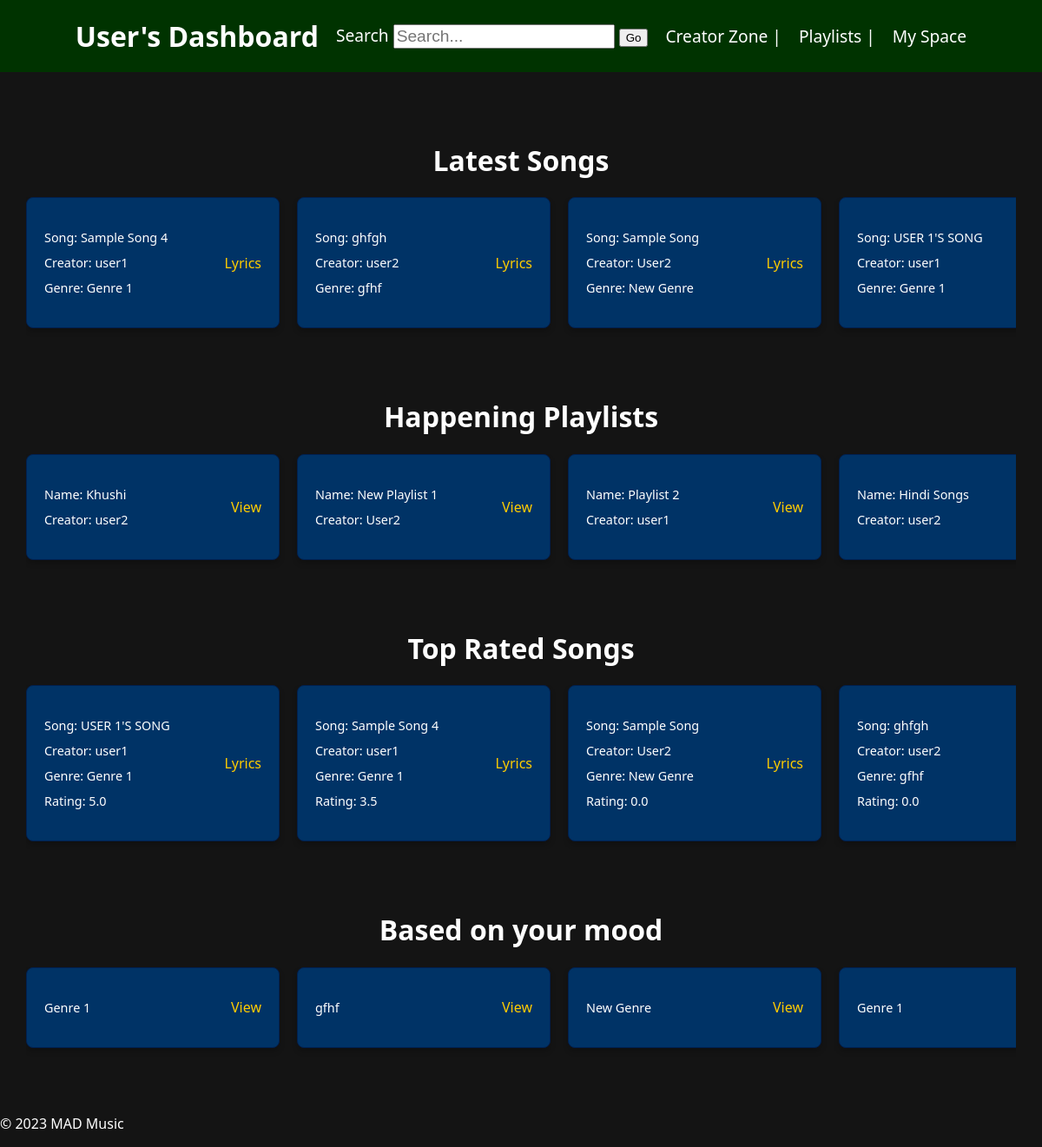
Page /user1/home on the committed database.
### models.py (models this page shows)
class Users(db.Model):
    username = db.Column(db.String(),primary_key=True)
    password = db.Column(db.String(),nullable=False)
    name = db.Column(db.String())
    email = db.Column(db.String())
    contact = db.Column(db.String())
    usertype = db.Column(db.Integer())
    flagged = db.Column(db.Integer())
    nickname = db.Column(db.String())
    songs = db.relationship("Song", backref= 'created_by', cascade = "all, delete")

class Song(db.Model):
    song_id = db.Column(db.Integer(),primary_key=True)
    song_name = db.Column(db.String(),nullable=False)
    creator = db.Column(db.String(),db.ForeignKey('users.username'))
    playlists = db.relationship("Playlist",secondary=association,backref='songs')
    genre = db.Column(db.String(),nullable=False)
    lyrics = db.Column(db.Text(),nullable=False)
    rating= db.Column(db.Float(5))
    reviews=db.Column(db.Integer())
    flagged = db.Column(db.Integer())

class Playlist(db.Model):
    id=db.Column(db.Integer(),primary_key=True)
    Playlist_name = db.Column(db.String(),nullable=False)
    created_by= db.Column(db.String(),db.ForeignKey('song.creator'))
    __table_args__ = (
        db.UniqueConstraint('Playlist_name', 'created_by', name='_playlist_name_created_by_uc'),
    )

### app.py (the view)
@app.route("/<username>/home",methods=["GET","POST"])
def home(username):
    user = Users.query.get(username)
    if user.usertype==2:
        return redirect("/admin")
    if request.method=="POST":
        item = request.form.get("query")
        songs = Song.query.filter(Song.song_name.like('%'+item+'%')).all()
        playlists = Playlist.query.filter(Playlist.Playlist_name.like('%'+item+'%')).all()
        return render_template("search.html",user=user,songs=songs,playlists=playlists,search=item)
    user = Users.query.get(username)
    songs = Song.query.all()
    songs = songs[-5::]
    songs_rating = Song.query.order_by(Song.rating.desc()).limit(5).all()
    songs=songs[::-1]
    playlists=Playlist.query.all()
    playlists=playlists[-4:]
    playlists=playlists[::-1]
    return render_template("home.html",user=user,songs=songs,playlists=playlists,songs_rating=songs_rating)

### templates/home.html (shortened to what this page needs)
<!DOCTYPE html>
<html lang="en">
<head>
    <link rel="stylesheet" href="/static/home1.css">
</head>
<body>
    <div class="header">
        <div class="headerlinks">
            <a href="#" class="headerheading">{{user.nickname}}'s Dashboard</a>
            <form id="form" role="search" class="search" action="/{{user.username}}/home" method="POST">
                <label for="query" class="headerlink">Search</label>
                <input class="search" type="search" name="query" id="query" placeholder="Search..." aria-label="Search through site content">
                <input type="submit" value="Go">
            </form>
            {%if user.usertype==2%}
            <a href="/admin" class="headerlink" >Dashboard |</a>
            {%else%}
            <a href="creator" class="headerlink">Creator Zone |</a>
            {%endif%}
            <a href="/{{user.username}}/playlists" class="headerlink"> Playlists |</a>
            <a href="/{{user.username}}/my_space" class="headerlink"> My Space</a>
        </div>
    </div>
    <div class="content">
    <div class="textcontainer">
        <h1>Latest Songs</h1>
    </div>
    <div class="container">
        <div class="inner_container">
            {% for song in songs %}
            <div class="item">
                <div class="song_container">
                    <div class="details">
                    <ul>
                            <li>Song: {{song.song_name}}</li>
                            <li>Creator: {{song.creator}}</li>
                            <li>Genre: {{song.genre}}</li>
                    </ul>
                    </div>
                        <div class="song">
                            <a href="{{song.song_id}}/read_lyrics">Lyrics</a>
                        </div>
                </div>
            </div>
            {% endfor %}
        </div>
    </div>
    <div class="textcontainer">
        <h1>Happening Playlists</h1>
    </div>
    <div class="container">
        <div class="inner_container">
                {% for playlist in playlists %}
                <div class="item">
                    <div class="song_container">
                        <div class="details">
                        <ul>
                                <li>Name: {{playlist.Playlist_name}}</li>
                                <li>Creator: {{playlist.created_by}}</li>
                        </ul>
                        </div>
                            <div class="song">
                                <a href="/{{user.username}}/{{playlist.id}}/view">View</a>
                            </div>
                    </div>
                </div>
                {% endfor %}
        </div>
    </div>
    <div class="textcontainer">
        <h1>Top Rated Songs</h1>
    </div>
    <div class="container">
        <div class="inner_container">
            {% for song in songs_rating %}
            <div class="item">
                <div class="song_container">
                    <div class="details">
                    <ul>
                            <li>Song: {{song.song_name}}</li>
                            <li>Creator: {{song.creator}}</li>
                            <li>Genre: {{song.genre}}</li>
                            <li>Rating: {{song.rating}}</li>
                    </ul>
                    </div>
                        <div class="song">
                            <a href="{{song.song_id}}/read_lyrics">Lyrics</a>
                        </div>
                </div>
            </div>
            {% endfor %}
    </div>
    </div>
    <div class="textcontainer">
        <h1>Based on your mood</h1>
    </div>
    <div class="container">
        <div class="inner_container">
            {% for song in songs %}
            <div class="item">
                <div class="song_container">
                    <div class="details">
                    <ul>
                            <li>{{song.genre}}</li>
                    </ul>
                    </div>
                        <div class="song">
                            <a href="song.html">View</a>
                        </div>
                </div>
            </div>
            {% endfor %}
    </div>
    </div>
    </div>
    <div class="footer">
        <p>&copy; 2023 MAD Music</p>
    </div>
</body>
</html>

### static/home1.css (style rules this page uses)
body { font-family: 'Segoe UI', Tahoma, Geneva, Verdana, sans-serif; margin: 0; padding: 0; background-color: #141414; color: #ffffff; }
a { text-decoration: none; color: #ffcc00; transition: color 0.3s ease; }
.header { background-color: #003300; color: #ffffff; padding: 20px 0; text-align: center; }
.headerlinks { display: flex; justify-content: center; align-items: center; gap: 20px; }
.headerlink { font-size: 1.2rem; color: #ffffff; transition: color 0.3s ease; }
.headerheading { font-size: 2rem; font-weight: bold; color: #ffffff; text-decoration: none; }
.search { font-size: 1.2rem; color: black; transition: color 0.3s ease; }
.content { padding: 30px; }
.textcontainer { margin-top: 50px; text-align: center; }
.container { display: flex; flex-wrap: wrap; justify-content: space-around; }
.inner_container { display: flex; flex-wrap: nowrap; overflow-x: auto; gap: 20px; }
.item { position: relative; flex: 0 0 auto; width: 250px; background-color: #003366; border: 1px solid #002050; padding: 20px; margin-bottom: 30px; border-radius: 8px; box-shadow: 0 4px 6px rgba(0, 0, 0, 0.2); transition: transform 0.3s ease; }
.song_container { display: flex; justify-content: space-between; align-items: center; }
.details ul { list-style: none; padding: 0; }
.details ul li { margin-bottom: 10px; font-size: 0.9rem; }

### rows in the picture
Users: nickname "User"
Song: song_name "Sample Song 4", creator "user1", genre "Genre 1", rating "3.5"
Song: song_name "ghfgh", creator "user2", genre "gfhf", rating "0.0"
Song: song_name "Sample Song", creator "User2", genre "New Genre", rating "0.0"
Song: song_name "USER 1'S SONG", creator "user1", genre "Genre 1", rating "5.0"
Playlist: Playlist_name "Khushi", created_by "user2"
Playlist: Playlist_name "New Playlist 1", created_by "User2"
Playlist: Playlist_name "Playlist 2", created_by "user1"
Playlist: Playlist_name "Hindi Songs", created_by "user2"
